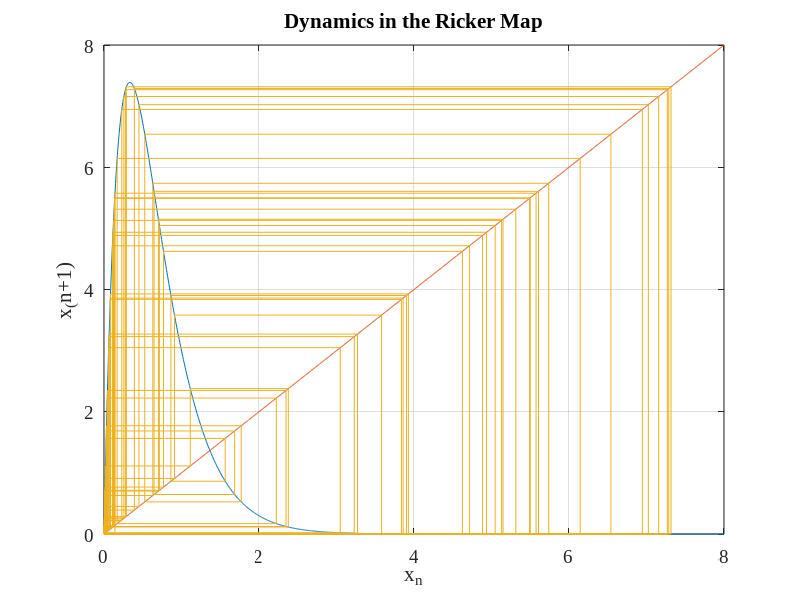

Write MATLAB code to recreate this figure.
clear variables
set(0,'DefaultAxesFontName','Times New Roman','DefaultAxesFontSize',14)

NT = 256;
r = 3;
x0 = sqrt(2)/10;

X = linspace (0,8,1024);
Y = r*X.*exp(r*(1-X));

x(1) = x0;
y(1) = 0;

for j = 2:2:NT
    x(j) = x(j-1);
    y(j) = r*x(j).*exp(r*(1-x(j)));
    
    x(j+1) = y(j);
    y(j+1) = y(j);
end


figure(1)
plot(X,Y,X,X,x,y)
grid on
xlabel('x_n')
ylabel('x_(n+1)')
title ('Dynamics in the Ricker Map')
